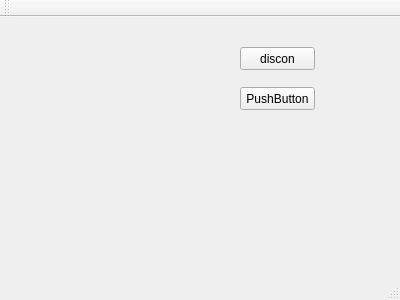
<?xml version="1.0" encoding="UTF-8"?>
<ui version="4.0">
 <class>MainWindow</class>
 <widget class="QMainWindow" name="MainWindow">
  <property name="geometry">
   <rect>
    <x>0</x>
    <y>0</y>
    <width>400</width>
    <height>300</height>
   </rect>
  </property>
  <property name="windowTitle">
   <string>MainWindow</string>
  </property>
  <widget class="QWidget" name="centralWidget">
   <widget class="QPushButton" name="pushButton">
    <property name="geometry">
     <rect>
      <x>240</x>
      <y>30</y>
      <width>75</width>
      <height>23</height>
     </rect>
    </property>
    <property name="text">
     <string>discon</string>
    </property>
   </widget>
   <widget class="QPushButton" name="pushButton_2">
    <property name="geometry">
     <rect>
      <x>240</x>
      <y>70</y>
      <width>75</width>
      <height>23</height>
     </rect>
    </property>
    <property name="text">
     <string>PushButton</string>
    </property>
   </widget>
  </widget>
  <widget class="QMenuBar" name="menuBar">
   <property name="geometry">
    <rect>
     <x>0</x>
     <y>0</y>
     <width>400</width>
     <height>23</height>
    </rect>
   </property>
  </widget>
  <widget class="QToolBar" name="mainToolBar">
   <attribute name="toolBarArea">
    <enum>TopToolBarArea</enum>
   </attribute>
   <attribute name="toolBarBreak">
    <bool>false</bool>
   </attribute>
  </widget>
  <widget class="QStatusBar" name="statusBar"/>
 </widget>
 <layoutdefault spacing="6" margin="11"/>
 <resources/>
 <connections/>
</ui>
